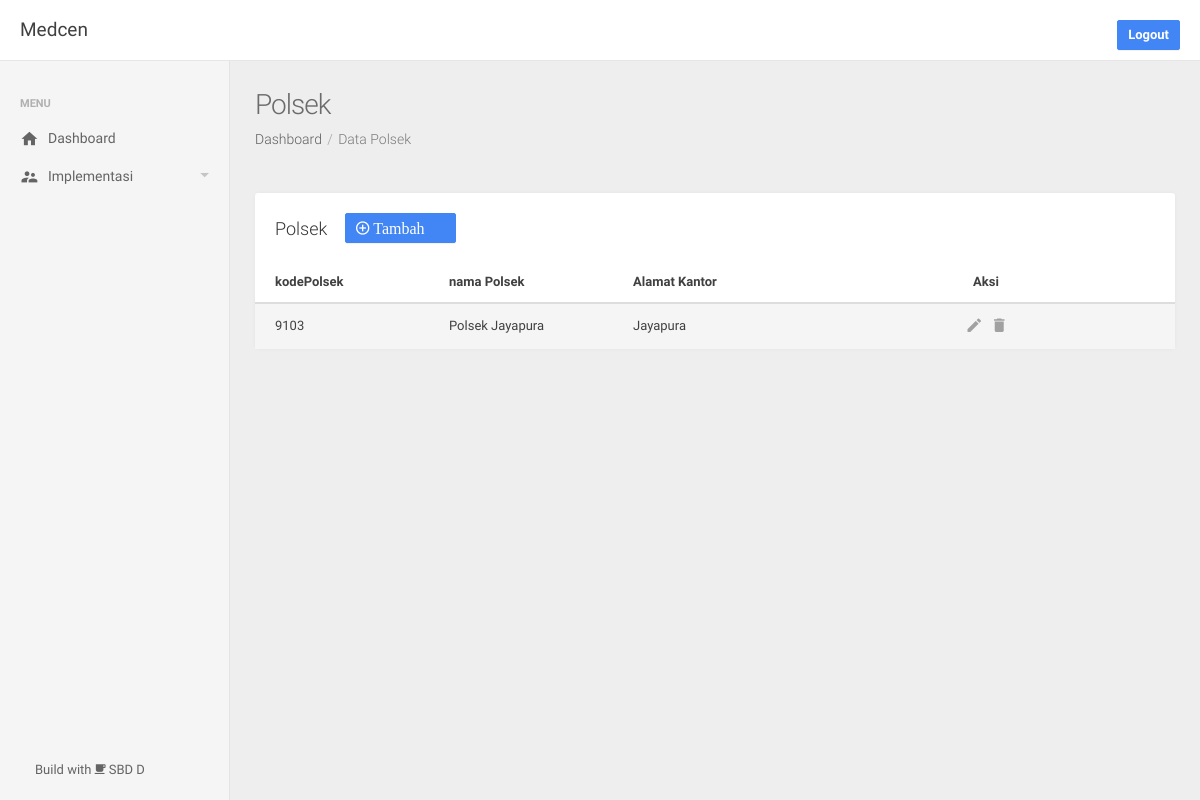
The page /polsek/ (signed in) on the database as committed earlier.
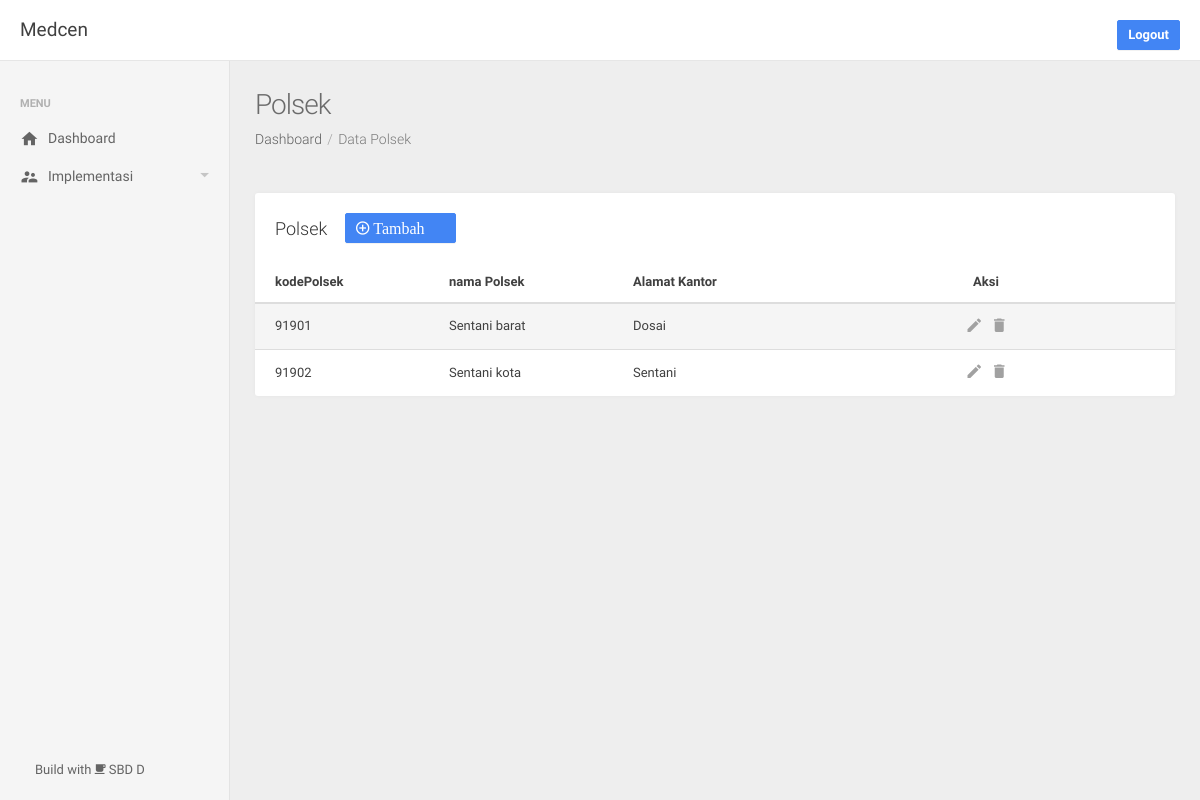
The same page on the database as committed later.
### app/models.py (models this page shows)
class User(db.Model, UserMixin):
    id = db.Column(db.Integer, primary_key=True)
    username = db.Column(db.String(30), nullable=False)
    password = db.Column(db.Text, nullable=False)

class Polsek(db.Model):
    kodePolsek = db.Column(db.Integer, primary_key=True)
    namaPolsek = db.Column(db.String(100))
    alamatKantor = db.Column(db.String(100))

### app/routes.py (the view)
@app.route('/polsek/')
@login_required
def polsek():
    return render_template('polsek/polsek.html', title='Polsek', submenu='dataPolsek', link1='Data Polsek' ,data=Polsek.query.all())

### app/models.py (called while the page is built)
@login_manager.user_loader
def load_user(user_id):
    return User.query.get(int(user_id))

### app/templates/polsek/polsek.html (shortened to what this page needs)
{% extends 'layout.html' %}
{% block content %}
<div class="row">
    <div class="col-sm-12">
        <div class="panel panel-default panel-table">
            <div class="panel-heading">{{title}}&nbsp;&nbsp;&nbsp;
                <a href="{{ url_for ('polsekAdd') }}">
                    <button class="btn btn-space btn-primary">
                        <div class="icon mdi mdi-plus-circle-o">&nbsp;Tambah&nbsp; &nbsp; &nbsp; </div>
                    </button>
                </a>
            </div>
            <div class="panel-body">
                <table class="table table-striped table-hover">
                    <thead>
                        <tr>
                            <th style="width:20%;">kodePolsek</th>
                            <th style="width:20%;">nama Polsek</th>
                            <th style="width:20%;">Alamat Kantor</th>
                            <th class="actions">Aksi</th>
                        </tr>
                    </thead>
                    <tbody>
                        {% for row in data %}
                            <tr>
                                <td>{{row.kodePolsek}}</td>
                                <td>{{row.namaPolsek}}</td>
                                <td>{{row.alamatKantor}}</td>
                                <td class="actions">
                                    <a href="{{ url_for ('polsekEdit', kodePolsek=row.kodePolsek)}}">
                                        <i class="icon mdi mdi-edit"></i>
                                    </a>&nbsp;&nbsp;
                                    <buton data-toggle="modal" data-target="#md-footer-danger{{row.kodePolsek}}">
                                        <i class="icon mdi mdi-delete"></i>
                                    </buton>
                                </td>
                            </tr>
                        {% endfor %}
                    </tbody>
                </table>
            </div>
        </div>
    </div>
</div>
{% endblock content %}

### app/templates/layout.html (shortened to what this page needs)
<!DOCTYPE html>
<html lang="en">
<head>
    <link rel="stylesheet" type="text/css" href="{{ url_for ('static', filename='assets/lib/perfect-scrollbar/css/perfect-scrollbar.min.css') }}"/>
    <link rel="stylesheet" type="text/css" href="{{ url_for ('static', filename='assets/lib/material-design-icons/css/material-design-iconic-font.min.css') }}"/>
    <link rel="stylesheet" type="text/css" href="{{ url_for ('static', filename='assets/lib/jquery.vectormap/jquery-jvectormap-1.2.2.css') }}"/>
    <link rel="stylesheet" type="text/css" href="{{ url_for ('static', filename='assets/lib/jqvmap/jqvmap.min.css') }}"/>
    <link rel="stylesheet" type="text/css" href="{{ url_for ('static', filename='assets/lib/datetimepicker/css/bootstrap-datetimepicker.min.css') }}"/>
    <link rel="stylesheet" href="{{ url_for ('static', filename='assets/css/style.css') }}" type="text/css"/>
  </head>
  <body>
    <div class="be-wrapper be-fixed-sidebar">
      {% include 'snippets/topbar.html' %}
      {% include 'snippets/sidebar.html' %}
      <div class="be-content">
        <div class="page-head">
          <h2 class="page-head-title">{{title}}</h2>
          <ol class="breadcrumb page-head-nav">
            <li><a href="/dashboard">Dashboard</a></li>
            {% if link2 %}
              <li><a href="/{{link3}}">{{link1}}</a></li>
              <li class="{% if link2 %} active {% endif %}">{{link2}}</li>
            {% else %}
              <li class="{% if link1 %} active {% endif %}">{{link1}}</li>
            {% endif %}
          </ol>
        </div>
        <div class="main-content container-fluid">
        {% block content %}
        {% endblock content %}
        </div>
    </div>
  </body>
</html>

### app/templates/snippets/topbar.html
<nav class="navbar navbar-default navbar-fixed-top be-top-header">
  <div class="container-fluid">
    <div class="be-right-navbar">
      <div class="page-title"><span>{{current_user.username|capitalize}}</span></div>
      <ul class="nav navbar-nav navbar-right be-user-nav">
        <br>
        {% if current_user.is_authenticated %}
          <a href="{{ url_for ('logout') }}" class="btn btn-primary">
            Logout
          </a>
        {% endif %}
      </ul>
    </div>
  </div>
</nav>

### app/templates/snippets/sidebar.html (shortened to what this page needs)
<div class="be-left-sidebar">
    <div class="left-sidebar-wrapper"><a href="/dashboard" class="left-sidebar-toggle">Dashboard</a>
      <div class="left-sidebar-spacer">
        <div class="left-sidebar-scroll">
          <div class="left-sidebar-content">
            <ul class="sidebar-elements">
              <li class="divider">Menu</li>
              <li class="{% if menu == 'dashboard' %} active {% endif %}"><a href="/dashboard"><i class="icon mdi mdi-home"></i><span>Dashboard</span></a>
              </li>
              <li class="parent {% if menu == 'penduduk' %} active open {% endif %}"><a href="#"><i class="icon mdi mdi-accounts-alt""></i><span>Implementasi</span></a>
              </li>
          </div>
        </div>
      </div>
      <div class="progress-widget">
        <div class="progress-data" style="margin-left: 15px;">
          <span class="name">Build with <i class="mdi mdi-coffee"></i> SBD D</span>
        </div>
      </div>
    </div>
  </div>

Rows that differ between the two databases and show on the page:
removed Polsek: kodePolsek "9103", namaPolsek "Polsek Jayapura", alamatKantor "Jayapura"
added Polsek: kodePolsek "91901", namaPolsek "Sentani barat", alamatKantor "Dosai"
added Polsek: kodePolsek "91902", namaPolsek "Sentani kota", alamatKantor "Sentani"
